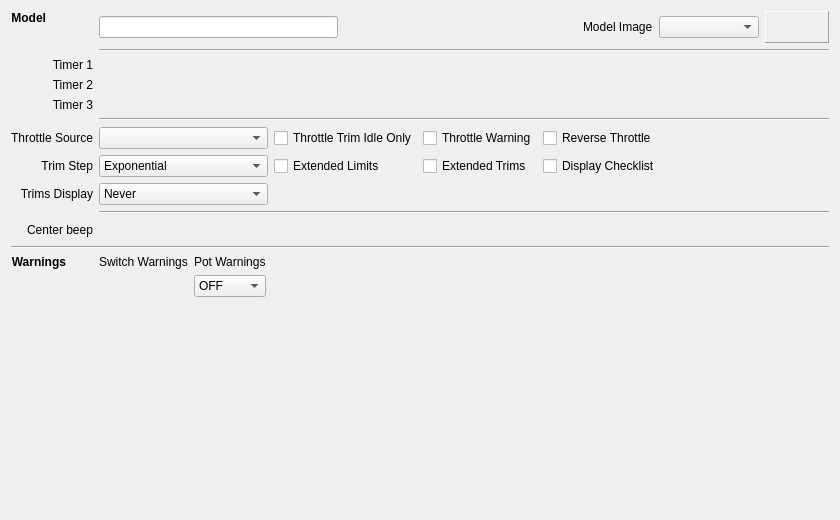
<?xml version="1.0" encoding="UTF-8"?>
<ui version="4.0">
 <class>Setup</class>
 <widget class="QWidget" name="Setup">
  <property name="geometry">
   <rect>
    <x>0</x>
    <y>0</y>
    <width>840</width>
    <height>520</height>
   </rect>
  </property>
  <property name="windowTitle">
   <string/>
  </property>
  <layout class="QVBoxLayout" name="verticalLayout">
   <item>
    <layout class="QGridLayout" name="gridLayout">
     <item row="3" column="0">
      <widget class="QLabel" name="label_timer3">
       <property name="font">
        <font>
         <weight>50</weight>
         <bold>false</bold>
        </font>
       </property>
       <property name="text">
        <string>Timer 3</string>
       </property>
       <property name="alignment">
        <set>Qt::AlignRight|Qt::AlignTrailing|Qt::AlignVCenter</set>
       </property>
      </widget>
     </item>
     <item row="1" column="0">
      <widget class="QLabel" name="label_timer1">
       <property name="font">
        <font>
         <weight>50</weight>
         <bold>false</bold>
        </font>
       </property>
       <property name="text">
        <string>Timer 1</string>
       </property>
       <property name="alignment">
        <set>Qt::AlignRight|Qt::AlignTrailing|Qt::AlignVCenter</set>
       </property>
      </widget>
     </item>
     <item row="2" column="0" alignment="Qt::AlignRight|Qt::AlignVCenter">
      <widget class="QLabel" name="label_timer2">
       <property name="font">
        <font>
         <weight>50</weight>
         <bold>false</bold>
        </font>
       </property>
       <property name="text">
        <string>Timer 2</string>
       </property>
       <property name="alignment">
        <set>Qt::AlignRight|Qt::AlignTrailing|Qt::AlignVCenter</set>
       </property>
      </widget>
     </item>
     <item row="5" column="1">
      <layout class="QGridLayout" name="gridLayout_2">
       <item row="1" column="2">
        <widget class="QCheckBox" name="extendedTrims">
         <property name="layoutDirection">
          <enum>Qt::LeftToRight</enum>
         </property>
         <property name="text">
          <string>Extended Trims</string>
         </property>
        </widget>
       </item>
       <item row="1" column="3">
        <widget class="QCheckBox" name="displayText">
         <property name="layoutDirection">
          <enum>Qt::LeftToRight</enum>
         </property>
         <property name="text">
          <string>Display Checklist</string>
         </property>
        </widget>
       </item>
       <item row="1" column="1">
        <widget class="QCheckBox" name="extendedLimits">
         <property name="layoutDirection">
          <enum>Qt::LeftToRight</enum>
         </property>
         <property name="text">
          <string>Extended Limits</string>
         </property>
        </widget>
       </item>
       <item row="0" column="3">
        <widget class="QCheckBox" name="throttleReverse">
         <property name="whatsThis">
          <string>Reverse throttle operation.
If this is checked the throttle will be reversed.  Idle will be forward, trim will also be reversed and the throttle warning will be reversed as well.

</string>
         </property>
         <property name="layoutDirection">
          <enum>Qt::LeftToRight</enum>
         </property>
         <property name="text">
          <string>Reverse Throttle</string>
         </property>
        </widget>
       </item>
       <item row="0" column="0">
        <widget class="QComboBox" name="throttleSource">
         <property name="sizePolicy">
          <sizepolicy hsizetype="MinimumExpanding" vsizetype="Fixed">
           <horstretch>0</horstretch>
           <verstretch>0</verstretch>
          </sizepolicy>
         </property>
        </widget>
       </item>
       <item row="0" column="1">
        <widget class="QCheckBox" name="throttleTrim">
         <property name="layoutDirection">
          <enum>Qt::LeftToRight</enum>
         </property>
         <property name="text">
          <string>Throttle Trim Idle Only</string>
         </property>
        </widget>
       </item>
       <item row="0" column="2">
        <widget class="QCheckBox" name="throttleWarning">
         <property name="layoutDirection">
          <enum>Qt::LeftToRight</enum>
         </property>
         <property name="text">
          <string>Throttle Warning</string>
         </property>
        </widget>
       </item>
       <item row="0" column="4">
        <spacer name="horizontalSpacer">
         <property name="orientation">
          <enum>Qt::Horizontal</enum>
         </property>
         <property name="sizeHint" stdset="0">
          <size>
           <width>40</width>
           <height>20</height>
          </size>
         </property>
        </spacer>
       </item>
       <item row="1" column="0">
        <widget class="QComboBox" name="trimIncrement">
         <property name="sizePolicy">
          <sizepolicy hsizetype="MinimumExpanding" vsizetype="Fixed">
           <horstretch>0</horstretch>
           <verstretch>0</verstretch>
          </sizepolicy>
         </property>
         <item>
          <property name="text">
           <string>Exponential</string>
          </property>
         </item>
         <item>
          <property name="text">
           <string>Extra Fine</string>
          </property>
         </item>
         <item>
          <property name="text">
           <string>Fine</string>
          </property>
         </item>
         <item>
          <property name="text">
           <string>Medium</string>
          </property>
         </item>
         <item>
          <property name="text">
           <string>Coarse</string>
          </property>
         </item>
        </widget>
       </item>
       <item row="2" column="0">
        <widget class="AutoComboBox" name="trimsDisplay">
         <property name="sizePolicy">
          <sizepolicy hsizetype="MinimumExpanding" vsizetype="Fixed">
           <horstretch>0</horstretch>
           <verstretch>0</verstretch>
          </sizepolicy>
         </property>
         <item>
          <property name="text">
           <string>Never</string>
          </property>
         </item>
         <item>
          <property name="text">
           <string>On change</string>
          </property>
         </item>
         <item>
          <property name="text">
           <string>Always</string>
          </property>
         </item>
        </widget>
       </item>
      </layout>
     </item>
     <item row="5" column="0">
      <layout class="QVBoxLayout" name="verticalLayout_2">
       <item alignment="Qt::AlignRight">
        <widget class="QLabel" name="label_ttrace">
         <property name="font">
          <font>
           <weight>50</weight>
           <bold>false</bold>
          </font>
         </property>
         <property name="text">
          <string>Throttle Source</string>
         </property>
         <property name="alignment">
          <set>Qt::AlignRight|Qt::AlignTrailing|Qt::AlignVCenter</set>
         </property>
        </widget>
       </item>
       <item alignment="Qt::AlignRight">
        <widget class="QLabel" name="label_10">
         <property name="font">
          <font>
           <weight>50</weight>
           <bold>false</bold>
          </font>
         </property>
         <property name="text">
          <string>Trim Step</string>
         </property>
         <property name="alignment">
          <set>Qt::AlignRight|Qt::AlignTrailing|Qt::AlignVCenter</set>
         </property>
        </widget>
       </item>
       <item>
        <widget class="QLabel" name="labelTrimsDisplay">
         <property name="font">
          <font>
           <weight>50</weight>
           <bold>false</bold>
          </font>
         </property>
         <property name="text">
          <string>Trims Display</string>
         </property>
         <property name="alignment">
          <set>Qt::AlignRight|Qt::AlignTrailing|Qt::AlignVCenter</set>
         </property>
        </widget>
       </item>
      </layout>
     </item>
     <item row="4" column="1">
      <widget class="Line" name="line_2">
       <property name="orientation">
        <enum>Qt::Horizontal</enum>
       </property>
      </widget>
     </item>
     <item row="7" column="1">
      <layout class="QHBoxLayout" name="horizontalLayout_7">
       <item>
        <layout class="QGridLayout" name="centerBeepLayout"/>
       </item>
       <item>
        <spacer name="horizontalSpacer_4">
         <property name="orientation">
          <enum>Qt::Horizontal</enum>
         </property>
         <property name="sizeHint" stdset="0">
          <size>
           <width>40</width>
           <height>20</height>
          </size>
         </property>
        </spacer>
       </item>
      </layout>
     </item>
     <item row="8" column="0" colspan="2">
      <widget class="Line" name="line_3">
       <property name="orientation">
        <enum>Qt::Horizontal</enum>
       </property>
      </widget>
     </item>
     <item row="7" column="0">
      <widget class="QLabel" name="label_12">
       <property name="font">
        <font>
         <weight>50</weight>
         <bold>false</bold>
        </font>
       </property>
       <property name="text">
        <string>Center beep</string>
       </property>
       <property name="alignment">
        <set>Qt::AlignRight|Qt::AlignTrailing|Qt::AlignVCenter</set>
       </property>
      </widget>
     </item>
     <item row="6" column="1">
      <widget class="Line" name="line_4">
       <property name="orientation">
        <enum>Qt::Horizontal</enum>
       </property>
      </widget>
     </item>
     <item row="0" column="1">
      <layout class="QVBoxLayout" name="verticalLayout_5">
       <item>
        <layout class="QHBoxLayout" name="horizontalLayout">
         <item>
          <widget class="QLineEdit" name="name">
           <property name="sizePolicy">
            <sizepolicy hsizetype="MinimumExpanding" vsizetype="Fixed">
             <horstretch>0</horstretch>
             <verstretch>0</verstretch>
            </sizepolicy>
           </property>
           <property name="maxLength">
            <number>10</number>
           </property>
          </widget>
         </item>
         <item>
          <spacer name="horizontalSpacer_2">
           <property name="orientation">
            <enum>Qt::Horizontal</enum>
           </property>
           <property name="sizeHint" stdset="0">
            <size>
             <width>40</width>
             <height>20</height>
            </size>
           </property>
          </spacer>
         </item>
         <item>
          <widget class="QLabel" name="modelImage_label">
           <property name="text">
            <string>Model Image</string>
           </property>
          </widget>
         </item>
         <item>
          <widget class="QComboBox" name="image">
           <property name="minimumSize">
            <size>
             <width>100</width>
             <height>0</height>
            </size>
           </property>
          </widget>
         </item>
         <item>
          <widget class="QLabel" name="imagePreview">
           <property name="sizePolicy">
            <sizepolicy hsizetype="Minimum" vsizetype="Minimum">
             <horstretch>0</horstretch>
             <verstretch>0</verstretch>
            </sizepolicy>
           </property>
           <property name="minimumSize">
            <size>
             <width>64</width>
             <height>32</height>
            </size>
           </property>
           <property name="maximumSize">
            <size>
             <width>64</width>
             <height>32</height>
            </size>
           </property>
           <property name="frameShape">
            <enum>QFrame::Panel</enum>
           </property>
           <property name="frameShadow">
            <enum>QFrame::Raised</enum>
           </property>
           <property name="text">
            <string/>
           </property>
           <property name="scaledContents">
            <bool>true</bool>
           </property>
          </widget>
         </item>
        </layout>
       </item>
       <item>
        <widget class="Line" name="line">
         <property name="orientation">
          <enum>Qt::Horizontal</enum>
         </property>
        </widget>
       </item>
      </layout>
     </item>
     <item row="9" column="0" alignment="Qt::AlignLeft|Qt::AlignTop">
      <widget class="QLabel" name="swwarn_label">
       <property name="sizePolicy">
        <sizepolicy hsizetype="Preferred" vsizetype="Minimum">
         <horstretch>0</horstretch>
         <verstretch>0</verstretch>
        </sizepolicy>
       </property>
       <property name="font">
        <font>
         <weight>75</weight>
         <bold>true</bold>
        </font>
       </property>
       <property name="text">
        <string>Warnings</string>
       </property>
       <property name="alignment">
        <set>Qt::AlignRight|Qt::AlignTrailing|Qt::AlignVCenter</set>
       </property>
      </widget>
     </item>
     <item row="9" column="1">
      <layout class="QHBoxLayout" name="horizontalLayout_8">
       <item>
        <layout class="QVBoxLayout" name="verticalLayout_6">
         <item>
          <widget class="QLabel" name="label_3">
           <property name="text">
            <string>Switch Warnings</string>
           </property>
          </widget>
         </item>
         <item>
          <layout class="QGridLayout" name="switchesStartupLayout" rowstretch="0" columnstretch="0">
           <property name="sizeConstraint">
            <enum>QLayout::SetMinimumSize</enum>
           </property>
           <property name="topMargin">
            <number>0</number>
           </property>
           <property name="bottomMargin">
            <number>6</number>
           </property>
           <property name="verticalSpacing">
            <number>6</number>
           </property>
          </layout>
         </item>
         <item>
          <spacer name="verticalSpacer_2">
           <property name="orientation">
            <enum>Qt::Vertical</enum>
           </property>
           <property name="sizeHint" stdset="0">
            <size>
             <width>20</width>
             <height>40</height>
            </size>
           </property>
          </spacer>
         </item>
        </layout>
       </item>
       <item>
        <layout class="QVBoxLayout" name="verticalLayout_7">
         <item alignment="Qt::AlignTop">
          <widget class="QLabel" name="label_potWarning">
           <property name="text">
            <string>Pot Warnings</string>
           </property>
          </widget>
         </item>
         <item>
          <layout class="QGridLayout" name="potWarningLayout">
           <item row="0" column="0" alignment="Qt::AlignTop">
            <widget class="QComboBox" name="potWarningMode">
             <item>
              <property name="text">
               <string>OFF</string>
              </property>
             </item>
             <item>
              <property name="text">
               <string>Manual</string>
              </property>
             </item>
             <item>
              <property name="text">
               <string>Auto</string>
              </property>
             </item>
            </widget>
           </item>
           <item row="1" column="0">
            <spacer name="verticalSpacer">
             <property name="orientation">
              <enum>Qt::Vertical</enum>
             </property>
             <property name="sizeHint" stdset="0">
              <size>
               <width>20</width>
               <height>40</height>
              </size>
             </property>
            </spacer>
           </item>
          </layout>
         </item>
        </layout>
       </item>
       <item>
        <spacer name="horizontalSpacer_3">
         <property name="orientation">
          <enum>Qt::Horizontal</enum>
         </property>
         <property name="sizeHint" stdset="0">
          <size>
           <width>40</width>
           <height>20</height>
          </size>
         </property>
        </spacer>
       </item>
      </layout>
     </item>
     <item row="0" column="0" alignment="Qt::AlignLeft|Qt::AlignTop">
      <widget class="QLabel" name="label">
       <property name="font">
        <font>
         <weight>75</weight>
         <bold>true</bold>
        </font>
       </property>
       <property name="text">
        <string>Model</string>
       </property>
       <property name="alignment">
        <set>Qt::AlignRight|Qt::AlignTrailing|Qt::AlignVCenter</set>
       </property>
      </widget>
     </item>
    </layout>
   </item>
   <item>
    <layout class="QVBoxLayout" name="modulesLayout"/>
   </item>
   <item>
    <spacer name="verticalSpacer_3">
     <property name="orientation">
      <enum>Qt::Vertical</enum>
     </property>
     <property name="sizeHint" stdset="0">
      <size>
       <width>20</width>
       <height>40</height>
      </size>
     </property>
    </spacer>
   </item>
  </layout>
 </widget>
 <customwidgets>
  <customwidget>
   <class>AutoComboBox</class>
   <extends>QComboBox</extends>
   <header>autocombobox.h</header>
  </customwidget>
 </customwidgets>
 <tabstops>
  <tabstop>name</tabstop>
  <tabstop>image</tabstop>
  <tabstop>throttleSource</tabstop>
  <tabstop>throttleTrim</tabstop>
  <tabstop>throttleWarning</tabstop>
  <tabstop>throttleReverse</tabstop>
  <tabstop>trimIncrement</tabstop>
  <tabstop>extendedLimits</tabstop>
  <tabstop>extendedTrims</tabstop>
  <tabstop>displayText</tabstop>
  <tabstop>trimsDisplay</tabstop>
  <tabstop>potWarningMode</tabstop>
 </tabstops>
 <resources/>
 <connections/>
</ui>
